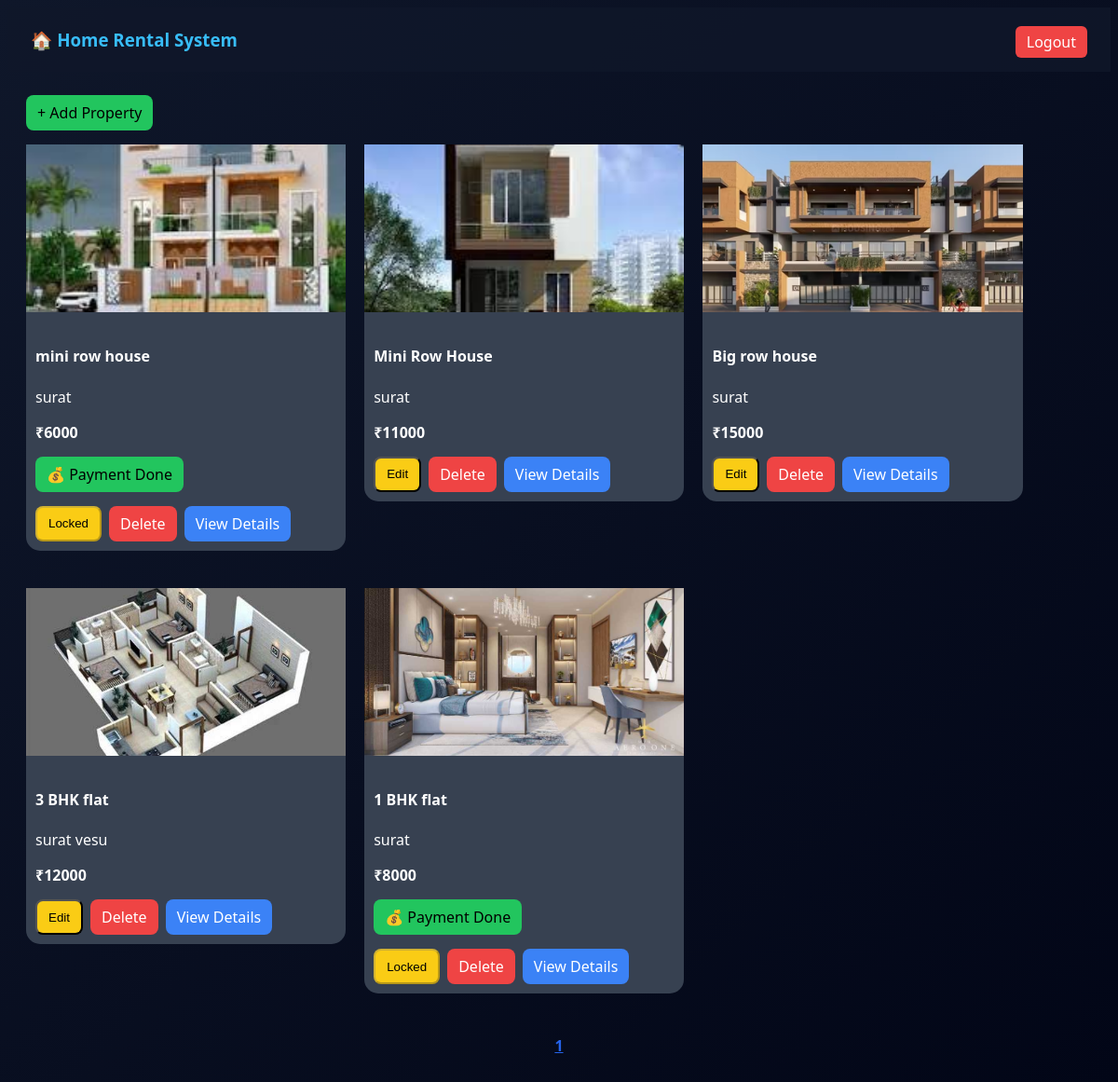
The page /owner.php (signed in) on the database its author committed.
### tables this page shows
CREATE TABLE `properties` (
  `id` int(11) NOT NULL,
  `name` varchar(100) DEFAULT NULL,
  `city` varchar(50) DEFAULT NULL,
  `type` enum('flat','house') DEFAULT NULL,
  `rent` int(11) DEFAULT NULL,
  `description` text DEFAULT NULL,
  `image` text DEFAULT NULL,
  `owner_id` int(11) DEFAULT NULL,
  `location` varchar(255) DEFAULT NULL,
  `price` int(11) DEFAULT NULL,
  `title` varchar(255) DEFAULT NULL,
  `availability_from` date DEFAULT NULL,
  `availability_to` date DEFAULT NULL
);

### owner.php (the view, shortened to what this page needs)
<?php
$conn = new mysqli("localhost","root","","home_rental_system");
$limit = 10;
$page = isset($_GET['page']) ? (int)$_GET['page'] : 1;
$offset = ($page - 1) * $limit;
$properties = $conn->query("
SELECT * FROM properties
WHERE owner_id='{$_SESSION['user_id']}'
ORDER BY id DESC
LIMIT $limit OFFSET $offset
");
$total_q = $conn->query("
SELECT COUNT(*) as total
FROM properties
WHERE owner_id='{$_SESSION['user_id']}'
");
$total_row = $total_q->fetch_assoc();
$total_pages = ceil($total_row['total'] / $limit);
?>
<!DOCTYPE html>
<html>
<head>
</head>
<body>
<div class="header">
<h3>🏠 Home Rental System</h3>
<a href="logout.php" class="btn">Logout</a>
</div>
<div class="container">
<div style="margin-bottom:15px;">
<a href="add_property.php" class="btn success">+ Add Property</a>
</div>
<div class="row">
<?php while($p=$properties->fetch_assoc()){ ?>
<?php
$accepted=$conn->query("SELECT * FROM requests WHERE property_id='".$p['id']."' AND status='accepted'");
$editable=($accepted->num_rows==0);
$payment=$conn->query("SELECT * FROM payments WHERE property_id='".$p['id']."'");
?>
<div class="col">
<div class="card">
<img src="<?php echo $p['image']; ?>">
<div style="padding:10px">
<h4><?php echo $p['title']; ?></h4>
<p><?php echo $p['location']; ?></p>
<b>₹<?php echo $p['price']; ?></b><br>
<div class="payment-line">
<?php
if($accepted->num_rows > 0){
    if($payment->num_rows > 0){
        echo "<span class='btn success'>💰 Payment Done</span>";
    } else {
        echo "<span class='btn warning'>⏳ Payment Pending</span>";
    }
}
?>
</div>
<div class="button-line">
<?php if($editable){ ?>
<button onclick="toggle('edit<?php echo $p['id']; ?>')" class="btn warning">Edit</button>
<?php } else { ?>
<button class="btn warning" disabled>Locked</button>
<?php } ?>
<a href="?delete=<?php echo $p['id']; ?>" class="btn danger" onclick="return confirmDelete()">Delete</a>
<a href="view_property.php?id=<?php echo $p['id']; ?>" class="btn primary">View Details</a>
</div>
</div>
</div>
</div>
<?php } ?>
</div>
<div class="pagination">
<?php for($i=1;$i<=$total_pages;$i++){ ?>
    <a href="?page=<?php echo $i; ?>"
       class="<?php echo ($i==$page)?'active':''; ?>">
        <?php echo $i; ?>
    </a>
<?php } ?>
</div>
</div>
</body>
</html>

### owner.php (style rules this page uses)
body { background:linear-gradient(135deg,#0f172a,#020617); color:#fff; font-family:Segoe UI; }
.header { display:flex; justify-content:space-between; align-items:center; padding:15px 25px; background:rgba(15,23,42,0.8); }
.header h3 { margin:0; color:#38bdf8; }
.header .btn { color:#fff; background:#ef4444; padding:6px 12px; border-radius:6px; }
.container { padding:20px; }
.card { background:#374151; border-radius:15px; margin-bottom:20px; }
img { width:100%;height:180px;object-fit:cover; }
.btn { padding:8px 12px; border-radius:8px; margin-top:5px; display:inline-block; text-decoration:none; }
.success { background:#22c55e;color:#000; }
.danger { background:#ef4444;color:#fff; }
.primary { background:#3b82f6;color:#fff; }
.warning { background:#facc15;color:#000; }
.row { display:flex;flex-wrap:wrap;gap:20px; }
.col { width:30%; }
.payment-line { margin:10px 0; }
.button-line { display:flex;gap:8px;flex-wrap:wrap; }
.pagination { text-align:center; margin-top:25px; }
.pagination a { margin:5px; text-decoration:none; color:#2563eb; }
.pagination a.active { font-weight:bold; text-decoration:underline; }

### rows shown on the page
properties: image (picture), title "mini row house", location "surat", price "6000", shows "💰 Payment Done", shows "Locked"
properties: image (picture), title "Mini Row House", location "surat", price "11000"
properties: image (picture), title "Big row house", location "surat", price "15000"
properties: image (picture), title "3 BHK flat", location "surat vesu", price "12000"
properties: image (picture), title "1 BHK flat", location "surat", price "8000", shows "💰 Payment Done", shows "Locked"
